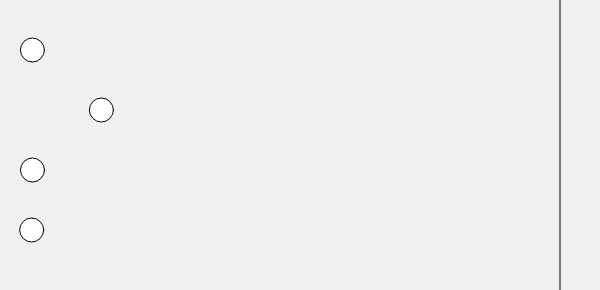
Frame 1 (no input)
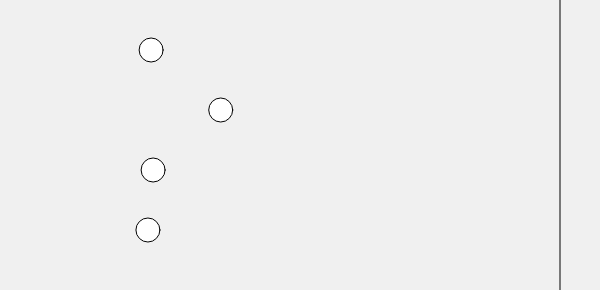
Frame 60 (no input)
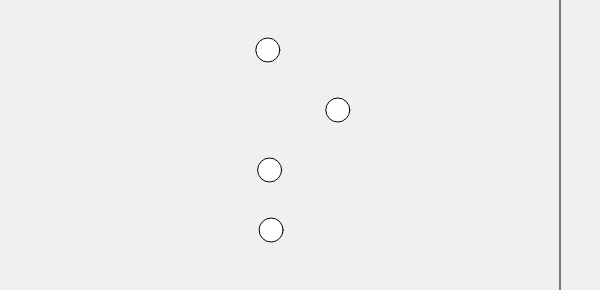
Frame 120 (the mouse pressed at the canvas centre since frame 60)

The p5.js sketch that drew these frames (run headless with seeded random() and noise() and a simulated clock; from frame 60 on, the mouse is pressed at the canvas centre):

// p5.js sketch
// ── sketch.js
let racerXs = [30, 100, 30, 30];
let startY = 50;
let yStep = 60;
let finishX = 560;
let racestart = 0;


function setup() {
  createCanvas(600, startY + yStep * racerXs.length);
}

function draw() {
  
  background(240);
  line(finishX, 0, finishX, height);
  for (let i = 0; i < racerXs.length; i++) {
    let y = startY + yStep * i;
    if (racerXs[i] < finishX) {
      racerXs[i] += random(1, 3);
    }
    circle(racerXs[i], y, 24);

    if (keyIsDown("r")) {
    racestart = 1;
    }
    if (racestart == 1) {
      racerXs = [30, 100, 30, 30];
      racestart = 0;
    }
  }
}
